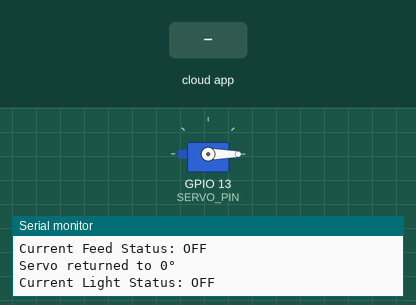
Simulated run of this sketch. Board: ESP32. Shown: servo, the last lines printed to the serial monitor. The inputs (shaded band) are chosen by the test bench. WiFi joins after 1.5 s; servers stay silent unless stated; the Firebase database answers and starts empty.

Above: at 2.7 s.
2.8 s: the phone or cloud app sets feedStatus to 1
At 7.7 s:
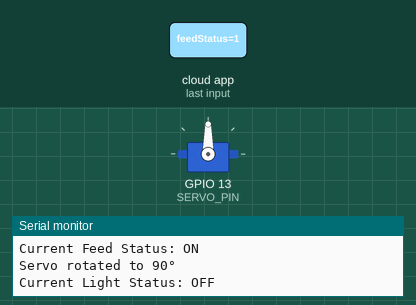
19.2 s: the phone or cloud app sets feedStatus to 0
At 23.5 s:
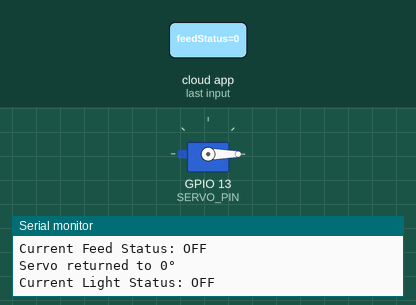
Timing chart, 0 to 25.0 s (numbered marks = the images above; inputs shaded):
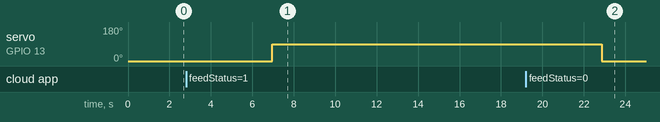

The sketch:

Esp32.ino
```cpp
#include <WiFi.h>
#include <FirebaseESP32.h>
#include <ESP32Servo.h>

// Firebase configuration
#define FIREBASE_HOST "https://aquamate-4ad2a-default-rtdb.firebaseio.com"  // Firebase URL
#define FIREBASE_AUTH "a3jsXLBsTyrlTYzwansn3Ec6SvGqhfGtUFUCB5jO"           // Firebase Auth Secret

#define SERVO_PIN 13  // GPIO pin connected to the servo signal wire
Servo myServo;        // Create a Servo object

// Wi-Fi credentials
const char* ssid = "CodeDev";
const char* password = "yeran124";

// Firebase instances
FirebaseData firebaseData;
FirebaseConfig firebaseConfig;  // FirebaseConfig object
FirebaseAuth firebaseAuth;      // FirebaseAuth object

void setup() {
  Serial.begin(9600);
  // Clear any leftover data in the buffer
  while (Serial.available() > 0) {
    Serial.read();  // Clear the buffer
  }

    // Attach the servo to the specified pin
  myServo.attach(SERVO_PIN);
  myServo.write(0);  // Set the servo to 0° initially

  // Connect to Wi-Fi
  WiFi.begin(ssid, password);
  Serial.print("Connecting to Wi-Fi");
  while (WiFi.status() != WL_CONNECTED) {
    delay(500);
    Serial.print(".");
  }
  Serial.println();
  Serial.println("Connected to Wi-Fi");
  Serial.print("IP Address: ");
  Serial.println(WiFi.localIP());

  // Set up Firebase configuration
  firebaseConfig.database_url = FIREBASE_HOST;  // Use database_url instead of host
  firebaseConfig.signer.tokens.legacy_token = FIREBASE_AUTH;  // Use legacy_token instead of api_key

  // Initialize Firebase with the FirebaseConfig and FirebaseAuth objects
  Firebase.begin(&firebaseConfig, &firebaseAuth);
  Firebase.reconnectWiFi(true);

  // Check Firebase connection
  if (Firebase.ready()) {
    Serial.println("Firebase connected successfully!");
  } else {
    Serial.println("Failed to connect to Firebase!");
    Serial.println("Error Reason: " + firebaseData.errorReason());
    Serial.println("Error Code: " + String(firebaseData.errorCode()));
    return; // Stop further execution if Firebase connection fails
  }


}

void loop() {
    // Fetch current status for feed and light (before we send any new data)
  fetchStatus();

  if (Serial.available() > 0) {
    String data = Serial.readStringUntil('\n');  // Read the incoming data
    Serial.print("Received data: ");
    Serial.println(data);  // Print the raw data received from Serial

    int firstCommaIndex = data.indexOf(',');
    int secondCommaIndex = data.indexOf(',', firstCommaIndex + 1);

    String tdsString = data.substring(0, firstCommaIndex);
    String tempString = data.substring(firstCommaIndex + 1, secondCommaIndex);
    String turbidityString = data.substring(secondCommaIndex + 1);

    float tds = tdsString.toFloat();
    float temperature = tempString.toFloat();
    float turbidity = turbidityString.toFloat();

    // Print the parsed sensor values
    Serial.println("Parsed Sensor Values:");
    Serial.print("TDS: ");
    Serial.println(tds);
    Serial.print("Temperature: ");
    Serial.println(temperature);
    Serial.print("Turbidity: ");
    Serial.println(turbidity);

    // Send this data to Firebase
    updateSensorData(tds, temperature, turbidity);
  }
  delay(5000);
}

void fetchStatus() {
  // Fetch current status for feed and light
  if (Firebase.getInt(firebaseData, "/aquarium/status/feedStatus")) {
    if (firebaseData.dataType() == "int") {
      int feedStatus = firebaseData.intData();  // Get the integer data (0 or 1)
      Serial.print("Current Feed Status: ");
      Serial.println(feedStatus == 1 ? "ON" : "OFF");

      // Control the servo based on feedStatus
      if (feedStatus == 1) {
        myServo.write(90);  // Rotate the servo to 90°
        Serial.println("Servo rotated to 90°");
      } else {
        myServo.write(0);   // Rotate the servo back to 0°
        Serial.println("Servo returned to 0°");
      }
    }
  } else {
    Serial.println("Failed to fetch feed status: " + firebaseData.errorReason());
    Serial.println("Error Code: " + String(firebaseData.errorCode()));
  }

  if (Firebase.getInt(firebaseData, "/aquarium/status/lightStatus")) {
    if (firebaseData.dataType() == "int") {
      int lightStatus = firebaseData.intData();  // Get the integer data (0 or 1)
      Serial.print("Current Light Status: ");
      Serial.println(lightStatus == 1 ? "ON" : "OFF");
    }
  } else {
    Serial.println("Failed to fetch light status: " + firebaseData.errorReason());
    Serial.println("Error Code: " + String(firebaseData.errorCode()));
  }
}

void updateSensorData(float tds, float temperature, float turbidity) {
  // Update Firebase with the sensor data
  if (Firebase.setFloat(firebaseData, "/aquarium/status/tds", tds)) {
    Serial.println("TDS data updated to Firebase");
  } else {
    Serial.println("Failed to update TDS data: " + firebaseData.errorReason());
    Serial.println("Error Code: " + String(firebaseData.errorCode()));
  }

  if (Firebase.setFloat(firebaseData, "/aquarium/status/temperature", temperature)) {
    Serial.println("Temperature data updated to Firebase");
  } else {
    Serial.println("Failed to update temperature data: " + firebaseData.errorReason());
    Serial.println("Error Code: " + String(firebaseData.errorCode()));
  }

  if (Firebase.setFloat(firebaseData, "/aquarium/status/turbidity", turbidity)) {
    Serial.println("Turbidity data updated to Firebase");
  } else {
    Serial.println("Failed to update turbidity data: " + firebaseData.errorReason());
    Serial.println("Error Code: " + String(firebaseData.errorCode()));
  }
}
```

Measured:
- after the input at 2.8 s, servo on GPIO 13 (SERVO_PIN): 0° → 90° after 4.2 s
- after the input at 19.2 s, servo on GPIO 13 (SERVO_PIN): 90° → 0° after 3.7 s
